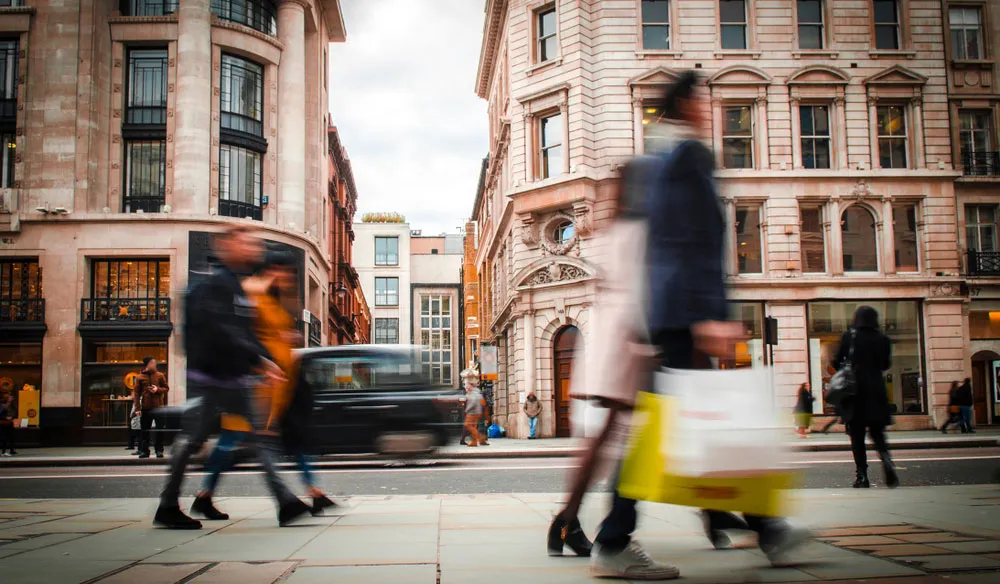
#> input picture img_filter_CV/image10.png, 1000 x 584 px
$ jupyter execute --allow-errors img_filters.ipynb   (older library calls are emulated)
#> lines starting #> are read from the running program, lines starting #| are printed output that depends on the picture
[cell 1]
"""
goal: take pics with & without noise apply atleast 10 different kinds of filter & see the output

outline
1) smoothening filters: mean, meadian, gaussian, bilateral, anisotropic, non local mean
2) edging filter: sobelx, sobely, laplacian, canny
3) sharpening: unsharp masking, laplacian based masking
4) morphing: erosion, dialation, opening, closing
5) frequency domain: low mask filter. (to do)


details:
-> mask means focusing on certain regions while ignoring the rest
1) smoothening filters: reduce noise & smoothen the img by taking avg of pixels in its neighbourhood
a) gaussain blur: (noise with normal distribution, better than mean for preserving edges, std= we can control degree of smoothening)
b) mean filter: for simple noise, fast noise reduction with minimal computational load, (avoid when u need to presever sharp edges)
c) median filter: good for salt pepper noise(cuz it has extram vals)

d) bilateral filter: edges remain sharp while reducing noise(irregular noise) but (requires more computation bad for real time)
-> conciders spacial closeness & intensity similarity, nearby pixels with similar colors are avg while edges arent tocuhed due to sharp
intensity change

e) *anisotropic filter: In homogeneous regions (low gradient), the filter diffuses (averages) the pixel values, reducing noise.
At edges (high gradient), diffusion is reduced, thereby preserving the edge information. but (requires more computation bad for real time)
-> keep the texture intact even if the obj is deep in the img

f) non local means: highest possible denoising without sacrifice on textture but  (requires much more computation bad for real time)
-> here we take mean but not from just the local pixels but from all the regions of the img, if there is a region in the img which is
similar to that of the area we are smootheing then it would be given higher weight

2) edges
a) sobel: an approximation to a derivative of an img which is different in x & y direction meaning sobelx & sobely respectively .
-> used with greyscle imgs    -> we would also see a lot of edges which isnt technically an hard edge & the orientation of the edge
[-1 0 1]    [-1 -2 -1]
[-2 0 2]    [0 0 0]
[-1 0 1]    [1 2 1]
b) canny: is 1 step ahead of sobel in which the input of canny is the output of sobel by thinning all the edges to 1 pixels
-> we dont care abt how thick the edges are we only want to know where the edges are
-> finds the edges & does hystersis thresholding
-> finds the edges: for every pixel try to find if it is the local maxima keeping in mind the orientation of the edges given by sobel
-> hystersis thresholding: remove the edges that are weak local maximums to get that sharp edge (we have a top threshold above which we
always include and a bottom threshold below which we always exclude & the between is included if that edge is connecnetd to the top threshold)

c) lapalcian: The edges are at the 0 crossing(using 2ed derivative) of the img & doesent tell the orientation of the edges

3) sharpening
a) unsharp masking: creats a blur version of img using gaussian blur which is added to the original img
b) laplacian based sharpening


4) morphing (change in shape & size): here we use a strcutring element. We make changes in the img if it matches
certain condtions
a) erosion: process of reducing an img size & increasing its brightness
b) dialation: process of expanding an img size & increasing its brightness
c) opening: ersion is followed by dilation. It helps identify gaps in an img & isolate objs close to each other
d) closing: dialation is followed by ersion.

"""

[cell 2]
import cv2
import numpy as np
import matplotlib.pyplot as plt
import os
from skimage.restoration import denoise_tv_chambolle
from skimage import io
from skimage.filters import unsharp_mask


imgs = ["image1.png", ]
# "image2.png", "image3.png", "image4.png", "image5.png", "image7.png", "image6.png"

[cell 3]
def smoothening(path, name):
    img1 = cv2.imread(path)
    img1 = cv2.cvtColor(img1, cv2.COLOR_BGR2RGB)


    gaussian_blur = cv2.GaussianBlur(img1, (5, 5), sigmaX=100)    # kernel size is (5,5)
    mean_blur = cv2.blur(img1, (5, 5))
    median_blur = cv2.medianBlur(img1, 5)  # higher k will give way more smoothening at the cost of fine details
    # we r using the same filter across all the pixel without thinking abt the context of the img

    bilateral_blur = cv2.bilateralFilter(img1, d=9, sigmaColor=75, sigmaSpace=75)
    # d(low) filter wont be effective, d(large) fine details may be lost ,
    # sigmaColor(tells how many pixel intensity differnec e is allowed), sigmaSpace(max spacial distance b/w pixels).

    img_float = img1.astype(np.float32) / 255.0
    anisotropic_diff = denoise_tv_chambolle(img_float, weight=0.3, channel_axis=-1) # controls strength of denosing
    anisotropic_diff = np.uint8(anisotropic_diff * 255)

    img_bgr = cv2.cvtColor(img1, cv2.COLOR_RGB2BGR)
    non_local = cv2.fastNlMeansDenoisingColored(img_bgr, None, h=10, hColor=10, templateWindowSize=7, searchWindowSize=21)
    non_local = cv2.cvtColor(non_local, cv2.COLOR_BGR2RGB)  # back to RGB


    # Plot the original and blurred images
    titles = ['org img', 'gaussian_blur', 'mean_blur', 'Median Blur', 'bilateral_blur', 'anisotropic_diff', 'non_local']
    images = [img1, gaussian_blur, mean_blur, median_blur, bilateral_blur, anisotropic_diff, non_local]

    if not os.path.exists(name):
        os.makedirs(name)

    plt.figure(figsize=(20, 15))
    for i in range(len(images)):
        plt.subplot(3, 3, i+1)
        plt.imshow(images[i])
        plt.title(titles[i])
        plt.axis('off')


    save_path = os.path.join(name, 'filtered.png')
    plt.savefig(save_path)
    plt.show()

#> (the rest of this cell did not finish here and is left out)

[cell 4]
import os
import cv2
import numpy as np
import matplotlib.pyplot as plt

def edge_detect(path, folder_name):
    # 1) read the img & convert to req formats
    img = cv2.imread(path)
    img_rgb = cv2.cvtColor(img, cv2.COLOR_BGR2RGB)  # for display with plt
    gray = cv2.cvtColor(img_rgb, cv2.COLOR_RGB2GRAY)  # img to grayscale


    # 2) apply each type of filter & tune hyper params
    sobelx = cv2.Sobel(gray, cv2.CV_64F, 1, 0, ksize=5)
    sobely = cv2.Sobel(gray, cv2.CV_64F, 0, 1, ksize=5)
    laplacian = cv2.Laplacian(gray, cv2.CV_64F)
    canny = cv2.Canny(gray, 100, 200)


    sobelx_abs = np.uint8(np.absolute(sobelx)) # convert floating point -> abs uint8
    sobely_abs = np.uint8(np.absolute(sobely))
    laplacian_abs = np.uint8(np.absolute(laplacian))


    # 3) create a sub folder for each filter img & display
    titles = ['org img', 'sobel x', 'sobel y', 'laplacian', 'canny']
    images = [img_rgb, sobelx_abs, sobely_abs, laplacian_abs, canny]

    if not os.path.exists(folder_name):
        os.makedirs(folder_name)

    plt.figure(figsize=(20, 10))
    for i in range(len(images)):
        plt.subplot(2, 3, i+1)
        if i == 0:
            plt.imshow(images[i])
        else:
            plt.imshow(images[i], cmap='gray')
        plt.title(titles[i])
        plt.axis('off')

    save_path = os.path.join(folder_name, 'edge_detection.png')
    plt.savefig(save_path)
    plt.close()

imgs = ["image7.png", "image6.png", "image4.png"]
#> (the rest of this cell did not finish here and is left out)

[cell 5]
import os
import cv2
import numpy as np
import matplotlib.pyplot as plt

def sharpen_img(path, folder_name):
    # 1) Read the image and convert to RGB (for proper display with plt)
    img = cv2.imread(path)
    img_rgb = cv2.cvtColor(img, cv2.COLOR_BGR2RGB)

    # 2) Unsharp Masking & lapalcian
    sharpened_unsharp = unsharp_mask(img_rgb, radius=1, amount=1.0)

    gray = cv2.cvtColor(img_rgb, cv2.COLOR_RGB2GRAY)
    laplacian = cv2.Laplacian(gray, cv2.CV_64F)
    laplacian_abs = np.uint8(np.absolute(laplacian))
    laplacian_color = cv2.cvtColor(laplacian_abs, cv2.COLOR_GRAY2RGB) # for visualization
    sharpened_laplacian = cv2.addWeighted(img_rgb, 1.0, laplacian_color, 1.0, 0) # weight for org img & lapacian img is 1
    # org + lapalcian => empahsis on edges

    if not os.path.exists(folder_name):
        os.makedirs(folder_name)
    titles = ['org img', 'sharpened_unsharp', 'sharpened_laplacian']
    images = [img_rgb, sharpened_unsharp, sharpened_laplacian]

    plt.figure(figsize=(20, 10))
    for i in range(len(images)):
        plt.subplot(1, 3, i+1)
        plt.imshow(images[i])
        plt.title(titles[i])
        plt.axis('off')

    save_path = os.path.join(folder_name, 'sharpened.png')
    plt.savefig(save_path)
    plt.close()


imgs = ["image9.png", "image6.png", "image4.png"]
#> (the rest of this cell did not finish here and is left out)

[cell 6]
import os
import cv2
import numpy as np
import matplotlib.pyplot as plt

def morph(path, folder_name):
    img = cv2.imread(path)
    img_rgb = cv2.cvtColor(img, cv2.COLOR_BGR2RGB)
    kernel = np.ones((5, 5), np.uint8)

    # operations:
    erosion = cv2.erode(img_rgb, kernel, iterations=1)
    dilation = cv2.dilate(img_rgb, kernel, iterations=1)
    opening = cv2.morphologyEx(img_rgb, cv2.MORPH_OPEN, kernel)
    closing = cv2.morphologyEx(img_rgb, cv2.MORPH_CLOSE, kernel)


    titles = ['Original Image', 'Erosion', 'Dilation', 'Opening', 'Closing']
    images = [img_rgb, erosion, dilation, opening, closing]
    if not os.path.exists(folder_name):
        os.makedirs(folder_name)

    plt.figure(figsize=(20, 10))
    for i in range(len(images)):
        plt.subplot(2, 3, i+1)
        plt.imshow(images[i])
        plt.title(titles[i])
        plt.axis('off')

    save_path = os.path.join(folder_name, 'morph_filters.png')
    plt.savefig(save_path)
    plt.close()

imgs = ["image7.png", "image6.png", "image4.png", "image8.png"]
#> (the rest of this cell did not finish here and is left out)

[cell 7]
import numpy as np
import cv2

def wiener_deconvolution(blurred, kernel, K=0.1):
    """Apply Wiener Deconvolution to remove motion blur."""
    blurred_fft = np.fft.fft2(blurred)  # FFT of blurred image
    kernel_fft = np.fft.fft2(kernel, s=blurred.shape)  # FFT of kernel (same size as image)

    # Wiener deconvolution formula: (G * H*) / (|H|^2 + K)
    kernel_fft_conj = np.conj(kernel_fft)  # Complex conjugate
    deblurred_fft = (blurred_fft * kernel_fft_conj) / (np.abs(kernel_fft) ** 2 + K)

    deblurred = np.fft.ifft2(deblurred_fft).real  # Convert back to spatial domain
    return np.clip(deblurred, 0, 255).astype(np.uint8)

for i in [0.001, 0.01, 0.1, 1, 10]:

    # Example Usage:
    img = cv2.imread('image10.png', cv2.IMREAD_GRAYSCALE)
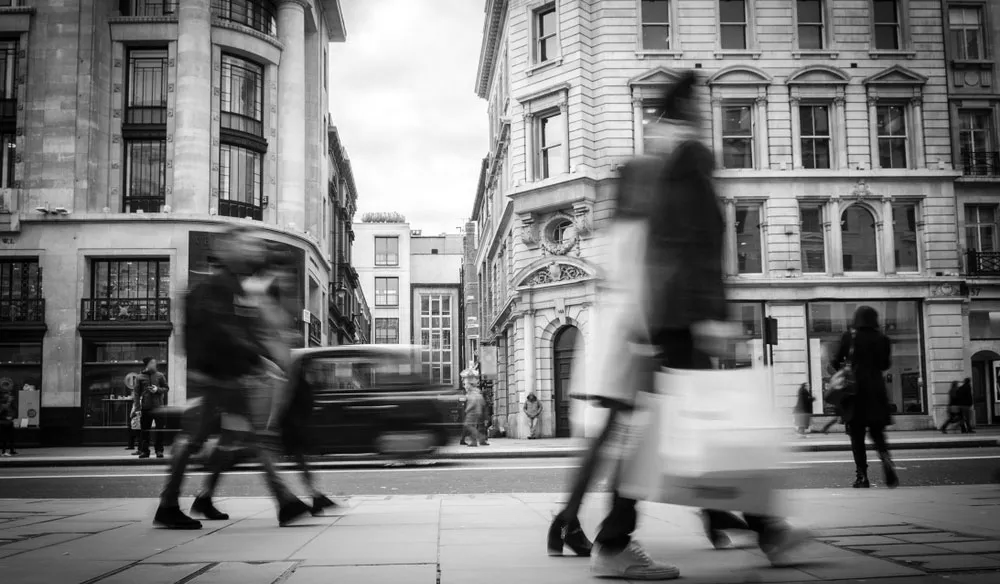
#> img: shape (584, 1000); min 0, max 255, mean 122.5
    kernel = cv2.getGaussianKernel(21, 5) @ cv2.getGaussianKernel(21, 5).T  # Example PSF
    restored_img = wiener_deconvolution(img, kernel, i)
#> in wiener_deconvolution, `kernel_fft = np.fft.fft2(kernel, s=blurred.shape)`:
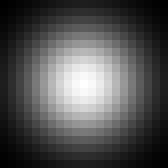
#> kernel: shape (21, 21) float64 (shown 8 times larger); min 0.000125, max 0.00684, mean 0.00227; drawn with min black and max white
#> in wiener_deconvolution, `deblurred = np.fft.ifft2(deblurred_fft).real`:
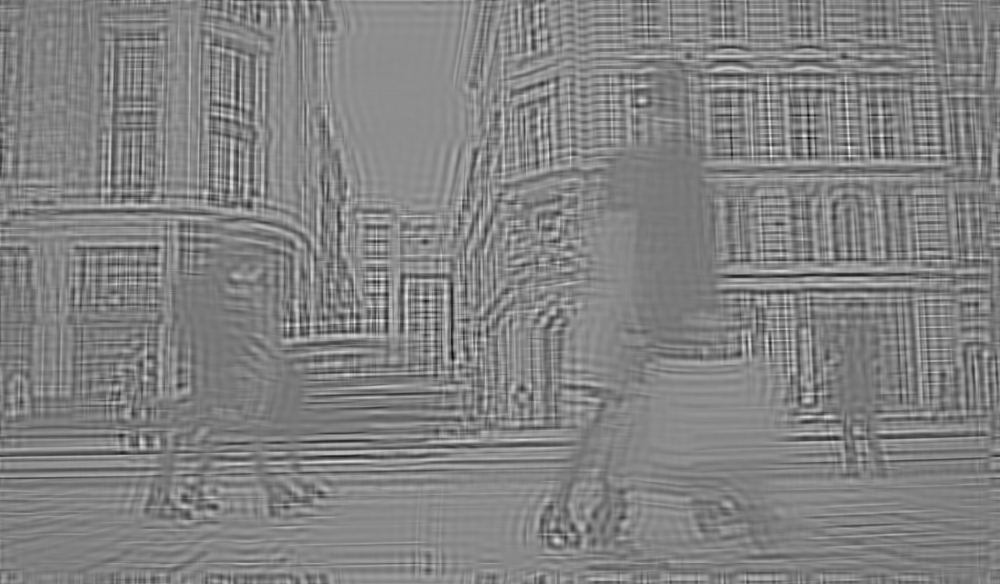
#> deblurred: shape (584, 1000) float64; min -1287.1, max 1468.5, mean 122.4; drawn with min black and max white
#> in wiener_deconvolution, `return np.clip(deblurred, 0, 255).astype(np.uint8)`:
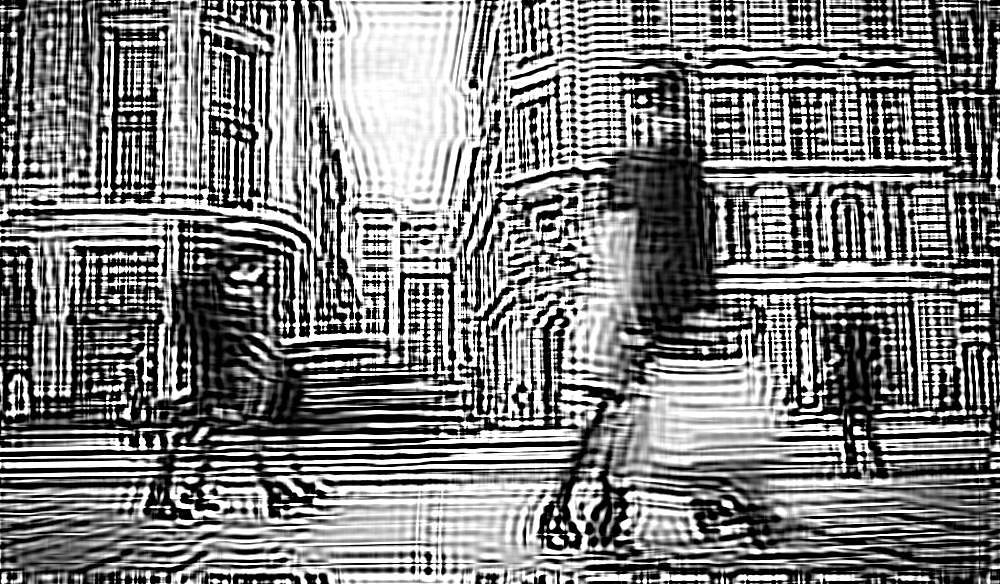
#> returned value: shape (584, 1000); min 0, max 255, mean 127.3

    plt.figure(figsize=(10,5))
    plt.subplot(1,2,1)
    plt.imshow(img, cmap='gray')
    plt.title('Blurred Image')
    plt.subplot(1,2,2)
    plt.imshow(restored_img, cmap='gray')
    plt.title('Restored Image')
    plt.show()
